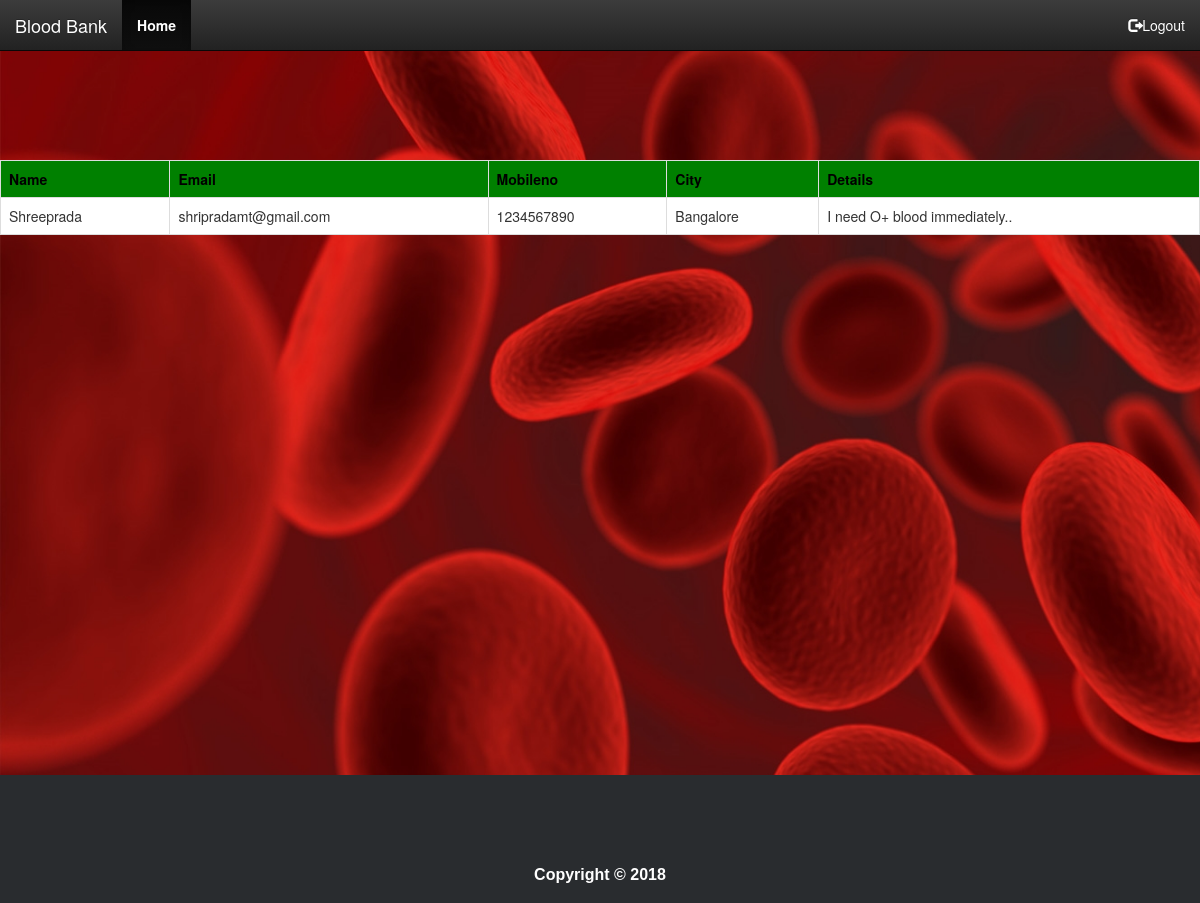
/admin/contactinfo.php, run on the app's committed database.
### tables this page shows
CREATE TABLE `contactus` (
  `Name` varchar(30) NOT NULL,
  `Email` varchar(50) NOT NULL,
  `Mobileno` int(15) NOT NULL,
  `City` varchar(20) NOT NULL,
  `Details` varchar(200) NOT NULL
);

### admin/contactinfo.php (the view, shortened to what this page needs)
<?php
$conn=mysqli_connect("localhost","root","") or die("Could not connect");
$sql="select * from contactus";
$records=mysqli_query($conn,$sql)or die (mysqli_error());
?>
<!DOCTYPE html>
<html>
<head>
    <link rel="stylesheet" href="assets/bootstrap/css/bootstrap.min.css">
    <link rel="stylesheet" href="assets/fonts/font-awesome.min.css">
    <link rel="stylesheet" href="assets/css/styles.css">
    <link rel="stylesheet" href="assets/css/Pretty-Footer.css">
</head>
<body>
    <nav class="navbar navbar-inverse navbar-fixed-top">
        <div class="container-fluid">
            <div class="navbar-header"><a class="navbar-brand navbar-link" href="#"><font color="white">Blood Bank</font><br></a>
            </div>
            <div class="collapse navbar-collapse" id="navcol-1">
                <ul class="nav navbar-nav">
				 <li class="active"><a href="../admin/adminhome.html"><font color="white"><b>Home</b></font></a></li>
                    </ul><div class="collapse navbar-collapse" id="navcol-1">
                    <ul class="nav navbar-nav navbar-right">
					<li role="presentation"><a onclick="window.location.href='../homepage.html'"> <span class="glyphicon glyphicon-log-out" style="color:white"></span><font color="white">Logout</font></a></li>
                    </ul>
            </div>
            </div>
        </div>
    </nav>
	<br><br><br><br><br><br><br><br>
			<center>
			<div class="Table">
            <table class="table table-bordered" width="50">
			  <tr>
	    <th style="background:green"><font color="black">Name</font></th>
        <th style="background:green"><font color="black">Email</font></th>
		<th style="background:green"><font color="black">Mobileno</font></th>
        <th style="background:green"><font color="black">City</font></th>
        <th style="background:green"><font color="black">Details</font></th>
      </tr>
			<?php
			while($sendrequest=mysqli_fetch_array($records))
		    {
				echo "<tr>";
				echo "<td style='background:white'>".$sendrequest['Name']."</td>";
				echo "<td style='background:white'>".$sendrequest['Email']."</td>";
				echo "<td style='background:white'>".$sendrequest['Mobileno']."</td>";
				echo "<td style='background:white'>".$sendrequest['City']."</td>";
				echo "<td style='background:white'>".$sendrequest['Details']."</td>";
				echo "</tr>";
			}
			?>
			</table>
			</div>
			</center>
			<br><br><br><br><br><br><br><br><br><br><br><br><br><br><br><br><br><br><br><br><br><br>
<footer>
     <div class="col-md-12"><center>
            <label><br><br>Copyright © 2018 </label></center>
        </div><br>
    </footer>
		</body>
		</html>

### admin/assets/css/styles.css (style rules this page uses)
@media (min-width:768px) { .navbar-nav > li { float:left; } }
body { font-family:"Lucida Handwriting,Georgia; font-size:16px; line-height:1.42857143; color:#333; background-color:white; }
a { color:#337ab7; text-decoration:none; }

### admin/assets/css/Pretty-Footer.css (style rules this page uses)
footer { background-color:#292c2f; box-shadow:0 1px 1px 0 rgba(0, 0, 0, 0.12); box-sizing:border-box; width:100%; text-align:left; font:bold 16px sans-serif; padding:55px 50px; margin-top:80px; bottom:0; color:#fff; }

### admin/contactinfo.php (style rules this page uses)
body { background: url(assets/img/header.jpg)fixed; -webkit-background-size:cover; -moz-background-size: cover; -o-background-size: cover; background-size:cover; }

### data on the page
contactus: Name "Shreeprada", Email "shripradamt@gmail.com", Mobileno "1234567890", City "Bangalore", Details "I need O+ blood immediately.."
